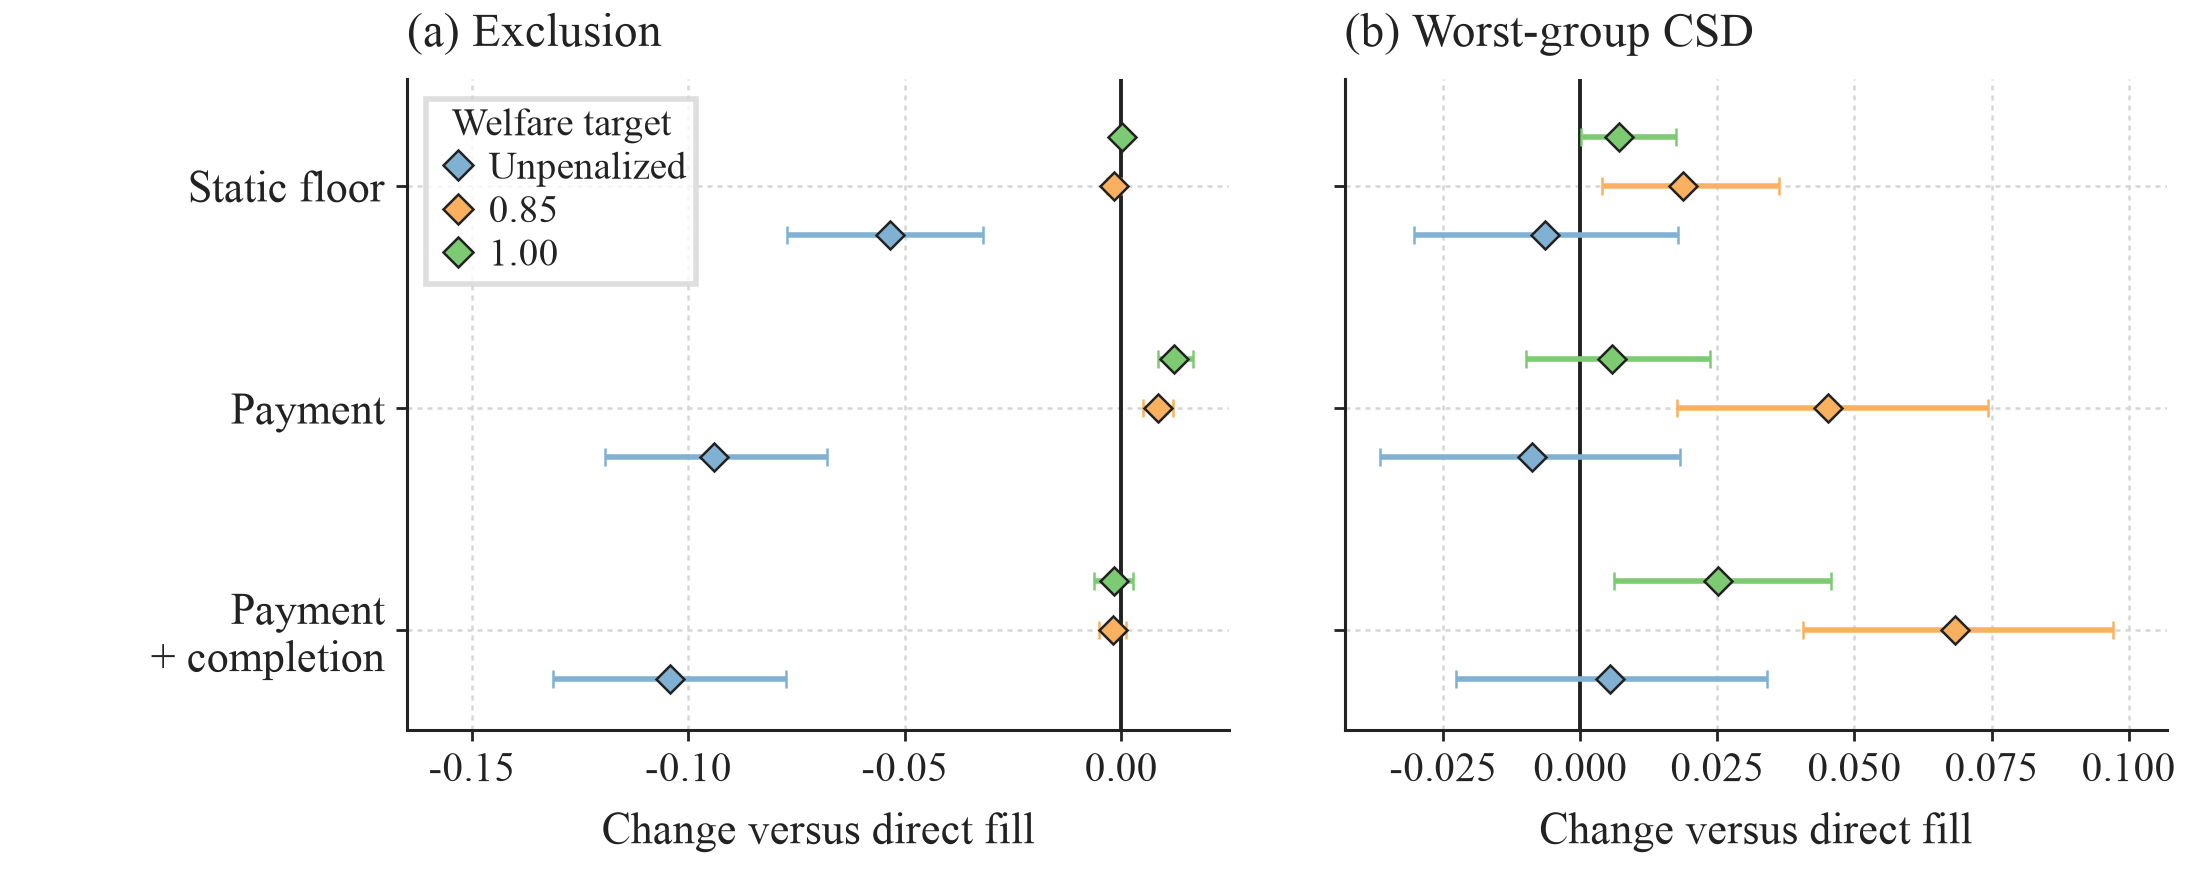

Python code for this plot:
"""FigMirror style transfer from TabM (ICLR 2025); original TempoPB data.
Self-contained: edit the DATA SECTOR, then run this file. No repository imports.
"""
from __future__ import annotations
import json
from pathlib import Path
import matplotlib
matplotlib.use("Agg")
import matplotlib.pyplot as plt
from matplotlib.colors import LinearSegmentedColormap, TwoSlopeNorm
from matplotlib.lines import Line2D
from matplotlib.patches import FancyBboxPatch, FancyArrowPatch, Rectangle
from matplotlib.text import Text
import numpy as np

# === DATA SECTOR (edit here) ===
FIGURE = "coverage"
DATA = json.loads("{\"rows\":[{\"floor\":\"0.0\",\"kernel\":\"direct\",\"worst_csd\":\"0.12284201495051265\",\"mean_csd\":\"0.0024390046663263563\",\"welfare\":\"586114.0\",\"exclusion\":\"0.1470062083207223\",\"spent\":\"182489181.0\",\"budget_utilization\":\"0.997099328924935\",\"welfare_ratio_vs_direct\":\"1.0\",\"diff_vs_direct\":\"0.0\",\"ci_lo\":\"0.0\",\"ci_hi\":\"0.0\",\"p_two_sided\":\"1.0\",\"wins_vs_direct\":\"0\",\"n\":\"18\",\"exclusion_diff_vs_direct\":\"0.0\",\"exclusion_ci_lo\":\"0.0\",\"exclusion_ci_hi\":\"0.0\",\"exclusion_p_two_sided\":\"1.0\",\"exclusion_wins_vs_direct\":\"0\"},{\"floor\":\"0.0\",\"kernel\":\"static-floor\",\"worst_csd\":\"0.11645627739212576\",\"mean_csd\":\"0.010666653570433223\",\"welfare\":\"719168.0\",\"exclusion\":\"0.093514885304777\",\"spent\":\"181880677.0\",\"budget_utilization\":\"0.9937745349468847\",\"welfare_ratio_vs_direct\":\"1.2270104450670005\",\"diff_vs_direct\":\"-0.006385737558386892\",\"ci_lo\":\"-0.03035136099009801\",\"ci_hi\":\"0.017787173995645524\",\"p_two_sided\":\"0.6122894287109375\",\"wins_vs_direct\":\"9\",\"n\":\"18\",\"exclusion_diff_vs_direct\":\"-0.05349132301594531\",\"exclusion_ci_lo\":\"-0.07732043316427882\",\"exclusion_ci_hi\":\"-0.03191044270200268\",\"exclusion_p_two_sided\":\"4.57763671875e-05\",\"exclusion_wins_vs_direct\":\"16\"},{\"floor\":\"0.0\",\"kernel\":\"payment+completion\",\"worst_csd\":\"0.1282197018070305\",\"mean_csd\":\"0.02128781074959427\",\"welfare\":\"1168671.0\",\"exclusion\":\"0.04271770601627977\",\"spent\":\"180650923.0\",\"budget_utilization\":\"0.987055304352372\",\"welfare_ratio_vs_direct\":\"1.9939312147466193\",\"diff_vs_direct\":\"0.00537768685651784\",\"ci_lo\":\"-0.02269681625606068\",\"ci_hi\":\"0.03409134091009465\",\"p_two_sided\":\"0.7207870483398438\",\"wins_vs_direct\":\"9\",\"n\":\"18\",\"exclusion_diff_vs_direct\":\"-0.10428850230444256\",\"exclusion_ci_lo\":\"-0.1313266259443973\",\"exclusion_ci_hi\":\"-0.07734990642939375\",\"exclusion_p_two_sided\":\"1.52587890625e-05\",\"exclusion_wins_vs_direct\":\"17\"},{\"floor\":\"0.0\",\"kernel\":\"payment-only\",\"worst_csd\":\"0.11402625759138887\",\"mean_csd\":\"0.014675463069687374\",\"welfare\":\"1021566.0\",\"exclusion\":\"0.05302672416921917\",\"spent\":\"152976410.0\",\"budget_utilization\":\"0.8358450343001195\",\"welfare_ratio_vs_direct\":\"1.742947617698946\",\"diff_vs_direct\":\"-0.008815757359123783\",\"ci_lo\":\"-0.03652738946347208\",\"ci_hi\":\"0.018219390500565723\",\"p_two_sided\":\"0.5453414916992188\",\"wins_vs_direct\":\"11\",\"n\":\"18\",\"exclusion_diff_vs_direct\":\"-0.09397948415150313\",\"exclusion_ci_lo\":\"-0.11934902912169573\",\"exclusion_ci_hi\":\"-0.06800426576810324\",\"exclusion_p_two_sided\":\"2.288818359375e-05\",\"exclusion_wins_vs_direct\":\"17\"},{\"floor\":\"0.85\",\"kernel\":\"direct\",\"worst_csd\":\"0.11525794725360286\",\"mean_csd\":\"0.010097473016641425\",\"welfare\":\"1198311.0\",\"exclusion\":\"0.044989635662301776\",\"spent\":\"179819440.0\",\"budget_utilization\":\"0.9825121794571351\",\"welfare_ratio_vs_direct\":\"1.0\",\"diff_vs_direct\":\"0.0\",\"ci_lo\":\"0.0\",\"ci_hi\":\"0.0\",\"p_two_sided\":\"1.0\",\"wins_vs_direct\":\"0\",\"n\":\"18\",\"exclusion_diff_vs_direct\":\"0.0\",\"exclusion_ci_lo\":\"0.0\",\"exclusion_ci_hi\":\"0.0\",\"exclusion_p_two_sided\":\"1.0\",\"exclusion_wins_vs_direct\":\"0\"},{\"floor\":\"0.85\",\"kernel\":\"static-floor\",\"worst_csd\":\"0.13395761107068216\",\"mean_csd\":\"0.01935479947232579\",\"welfare\":\"1218887.0\",\"exclusion\":\"0.04338334628658546\",\"spent\":\"179655832.0\",\"budget_utilization\":\"0.9816182446709039\",\"welfare_ratio_vs_direct\":\"1.0171708346163892\",\"diff_vs_direct\":\"0.018699663817079312\",\"ci_lo\":\"0.003929596499955022\",\"ci_hi\":\"0.036219191604341366\",\"p_two_sided\":\"0.02972412109375\",\"wins_vs_direct\":\"4\",\"n\":\"18\",\"exclusion_diff_vs_direct\":\"-0.001606289375716318\",\"exclusion_ci_lo\":\"-0.0032096076597615017\",\"exclusion_ci_hi\":\"-0.00014340586256445426\",\"exclusion_p_two_sided\":\"0.064697265625\",\"exclusion_wins_vs_direct\":\"9\"},{\"floor\":\"0.85\",\"kernel\":\"payment+completion\",\"worst_csd\":\"0.18355506239208846\",\"mean_csd\":\"0.03538932523785418\",\"welfare\":\"1273668.0\",\"exclusion\":\"0.04303838989463842\",\"spent\":\"180123237.0\",\"budget_utilization\":\"0.984172090379906\",\"welfare_ratio_vs_direct\":\"1.0628860120619772\",\"diff_vs_direct\":\"0.06829711513848563\",\"ci_lo\":\"0.04058192319392198\",\"ci_hi\":\"0.09712910309356602\",\"p_two_sided\":\"0.00020599365234375\",\"wins_vs_direct\":\"2\",\"n\":\"18\",\"exclusion_diff_vs_direct\":\"-0.0019512457676633546\",\"exclusion_ci_lo\":\"-0.005034808828854539\",\"exclusion_ci_hi\":\"0.0010681618013033442\",\"exclusion_p_two_sided\":\"0.240386962890625\",\"exclusion_wins_vs_direct\":\"12\"},{\"floor\":\"0.85\",\"kernel\":\"payment-only\",\"worst_csd\":\"0.16048544204708992\",\"mean_csd\":\"0.027550904849958948\",\"welfare\":\"1132666.0\",\"exclusion\":\"0.05342146627346392\",\"spent\":\"132234278.0\",\"budget_utilization\":\"0.7225124751624223\",\"welfare_ratio_vs_direct\":\"0.9452187286939701\",\"diff_vs_direct\":\"0.045227494793487054\",\"ci_lo\":\"0.017541110451134236\",\"ci_hi\":\"0.0743515005044121\",\"p_two_sided\":\"0.0068359375\",\"wins_vs_direct\":\"5\",\"n\":\"18\",\"exclusion_diff_vs_direct\":\"0.008431830611162145\",\"exclusion_ci_lo\":\"0.005008581763071386\",\"exclusion_ci_hi\":\"0.012012820633105669\",\"exclusion_p_two_sided\":\"0.00029754638671875\",\"exclusion_wins_vs_direct\":\"3\"},{\"floor\":\"1.0\",\"kernel\":\"direct\",\"worst_csd\":\"0.17280131051580602\",\"mean_csd\":\"0.031998238333563134\",\"welfare\":\"1303057.0\",\"exclusion\":\"0.04472175782546373\",\"spent\":\"178800252.0\",\"budget_utilization\":\"0.9769434566140623\",\"welfare_ratio_vs_direct\":\"1.0\",\"diff_vs_direct\":\"0.0\",\"ci_lo\":\"0.0\",\"ci_hi\":\"0.0\",\"p_two_sided\":\"1.0\",\"wins_vs_direct\":\"0\",\"n\":\"18\",\"exclusion_diff_vs_direct\":\"0.0\",\"exclusion_ci_lo\":\"0.0\",\"exclusion_ci_hi\":\"0.0\",\"exclusion_p_two_sided\":\"1.0\",\"exclusion_wins_vs_direct\":\"0\"},{\"floor\":\"1.0\",\"kernel\":\"static-floor\",\"worst_csd\":\"0.17987228004995118\",\"mean_csd\":\"0.0339500283462427\",\"welfare\":\"1302820.0\",\"exclusion\":\"0.04485632922360676\",\"spent\":\"178561602.0\",\"budget_utilization\":\"0.9756395012039718\",\"welfare_ratio_vs_direct\":\"0.9998181200054947\",\"diff_vs_direct\":\"0.007070969534145167\",\"ci_lo\":\"0.00013470514313479868\",\"ci_hi\":\"0.01742560118525445\",\"p_two_sided\":\"0.109375\",\"wins_vs_direct\":\"3\",\"n\":\"18\",\"exclusion_diff_vs_direct\":\"0.00013457139814302684\",\"exclusion_ci_lo\":\"-0.0002527879910575172\",\"exclusion_ci_hi\":\"0.0005689850358406147\",\"exclusion_p_two_sided\":\"0.578125\",\"exclusion_wins_vs_direct\":\"3\"},{\"floor\":\"1.0\",\"kernel\":\"payment+completion\",\"worst_csd\":\"0.19788295265808992\",\"mean_csd\":\"0.041227594458618004\",\"welfare\":\"1289024.0\",\"exclusion\":\"0.04305305070178723\",\"spent\":\"180111126.0\",\"budget_utilization\":\"0.9841059173064863\",\"welfare_ratio_vs_direct\":\"0.9892307090173339\",\"diff_vs_direct\":\"0.02508164214228389\",\"ci_lo\":\"0.006110634694265958\",\"ci_hi\":\"0.04565947661329655\",\"p_two_sided\":\"0.0218505859375\",\"wins_vs_direct\":\"4\",\"n\":\"18\",\"exclusion_diff_vs_direct\":\"-0.0016687071236765045\",\"exclusion_ci_lo\":\"-0.006362839452739079\",\"exclusion_ci_hi\":\"0.0026550204035142816\",\"exclusion_p_two_sided\":\"0.5133209228515625\",\"exclusion_wins_vs_direct\":\"10\"},{\"floor\":\"1.0\",\"kernel\":\"payment-only\",\"worst_csd\":\"0.17856230764452016\",\"mean_csd\":\"0.03558838433508174\",\"welfare\":\"1130853.0\",\"exclusion\":\"0.05698684268101634\",\"spent\":\"123689137.0\",\"budget_utilization\":\"0.6758228341109402\",\"welfare_ratio_vs_direct\":\"0.8678461494777281\",\"diff_vs_direct\":\"0.005760997128714162\",\"ci_lo\":\"-0.009964922472066042\",\"ci_hi\":\"0.02367879021839295\",\"p_two_sided\":\"0.5448074340820312\",\"wins_vs_direct\":\"7\",\"n\":\"18\",\"exclusion_diff_vs_direct\":\"0.01226508485555261\",\"exclusion_ci_lo\":\"0.008554367101605988\",\"exclusion_ci_hi\":\"0.0165218860162078\",\"exclusion_p_two_sided\":\"2.288818359375e-05\",\"exclusion_wins_vs_direct\":\"1\"}],\"sha256\":\"cb5b67916099f9747189c199cc2587b5d042192e4652a1bfe7e351d3d83b9ec1\"}")
# === END DATA SECTOR ===

# Palette inspired by TabM Figures 1, 3 and 4; restrained line weights.
BLUE, ORANGE, GREEN = "#80b1d3", "#f9b160", "#7cca72"
PALE_BLUE, PALE_GREEN = "#cfe4f7", "#c4ecc1"
INK, GRID = "#222222", "#d6d6d6"  # Near-black axes and light dashed guides.
TIE = "#f4f1de"  # Exact-zero effects retain a separate color.
NEG, POS = "#3b6fb6", "#c45a3d"  # Negative and positive effect colors.
plt.rcParams.update({
    "pdf.fonttype": 42, "ps.fonttype": 42,
    "font.family": "serif", "font.serif": ["Times New Roman", "DejaVu Serif"],
    "mathtext.fontset": "stix", "font.size": 8,
    "axes.labelsize": 8, "axes.titlesize": 8.5,
    "xtick.labelsize": 7.4, "ytick.labelsize": 8,
    "legend.fontsize": 7.3, "legend.frameon": False,
    "axes.edgecolor": INK, "axes.linewidth": 0.55,
    "text.color": INK, "axes.labelcolor": INK,
    "xtick.color": INK, "ytick.color": INK,
    "axes.unicode_minus": False, "figure.dpi": 180,
    "savefig.dpi": 400, "savefig.bbox": None,
})
TARGETS = ("0.0", "0.85", "1.0")
KERNELS = ("static-floor", "payment-only", "payment+completion")
CITIES = ("Poland/Katowice", "Poland/Krakow")
SEEDS = (1, 2, 42)

def style_axis(ax) -> None:
    ax.spines[["top", "right"]].set_visible(False)
    for s in ("left", "bottom"):
        ax.spines[s].set_linewidth(0.55)
        ax.spines[s].set_color(INK)
    ax.tick_params(length=2.0, width=0.5, direction="out", pad=2)
    ax.grid(True, axis="both", color=GRID, linestyle=(0, (2, 2)), linewidth=0.45)
    ax.set_axisbelow(True)

def text_floor(fig) -> dict:
    """Check actual rendered text bounds, including legends and figure-level labels."""
    fig.canvas.draw()
    renderer = fig.canvas.get_renderer()
    texts = list(fig.texts)
    for ax in fig.axes:
        if ax.axison:
            texts.extend(ax.get_xticklabels() + ax.get_yticklabels())
            texts.extend([ax.title, ax._left_title, ax._right_title,
                          ax.xaxis.label, ax.yaxis.label])
        texts.extend(ax.texts)
        if ax.get_legend():
            texts.extend(ax.get_legend().get_texts())
            texts.append(ax.get_legend().get_title())
    for leg in fig.legends:
        texts.extend(leg.get_texts()); texts.append(leg.get_title())
    seen = set(); boxes = []
    for t in texts:
        if id(t) in seen or not t.get_visible() or not t.get_text().strip():
            continue
        seen.add(id(t))
        b = Text.get_window_extent(t, renderer)
        boxes.append((t.get_text(), b))
    clipping = [s for s,b in boxes if b.x0 < 0 or b.y0 < 0 or
                b.x1 > fig.bbox.width or b.y1 > fig.bbox.height]
    overlap = []
    for i,(sa,a) in enumerate(boxes):
        for sb,b in boxes[i+1:]:
            if a.overlaps(b):
                overlap.append([sa,sb])
    result = {"scope":"rendered text bounds and pairwise text overlap only",
              "text_count":len(boxes), "clipped":clipping, "overlaps":overlap,
              "passed":not clipping and not overlap}
    if not result["passed"]:
        raise AssertionError(json.dumps(result, ensure_ascii=False))
    return result

def schematic():
    plt.rcParams.update({"font.family":"sans-serif",
                         "font.sans-serif":["Arial", "DejaVu Sans"]})
    fig = plt.figure(figsize=(5.5, 2.24))
    ax = fig.add_axes([0.012,0.025,0.976,0.955]); ax.set(xlim=(0,1),ylim=(0,1))
    ax.axis("off")
    centers = (0.217,0.58,0.862)
    for x,label in zip(centers, ("Learned object","Allocation rule","Observed changes")):
        ax.text(x,.962,label,ha="center",va="center",fontsize=8.1)
    rows = (.77,.57,.37)
    fills = (PALE_BLUE, PALE_GREEN, "#f5f5f5")  # Distinct mechanism lanes and a neutral baseline.
    blocks = ((.018,.398),(.47,.22),(.744,.238))
    for y,fill in zip(rows,fills):
        for col,(x,w) in enumerate(blocks):
            ax.add_patch(FancyBboxPatch((x,y-.082),w,.164,
                boxstyle="round,pad=0.004,rounding_size=0.018",
                fc=fill if col<2 else "white",ec=INK,lw=.55))
        for x0,x1 in ((.422,.463),(.696,.737)):
            ax.add_patch(FancyArrowPatch((x0,y),(x1,y),arrowstyle="-|>",
                         mutation_scale=6,lw=.55,color=INK))
    ax.text(centers[0],.827,"Endowment map",ha="center",va="center",fontsize=7.7)
    ax.text(centers[0],.742,DATA["endowment_equation"],ha="center",va="center",fontsize=8.6)
    ax.text(centers[0],.595,"Project priority",ha="center",va="center",fontsize=7.7)
    ax.text(centers[0],.54,"Learned purchase order",ha="center",va="center",fontsize=7.2)
    ax.text(centers[0],.416,"Direct score",ha="center",va="center",fontsize=7.7)
    ax.text(centers[0],.355,DATA["direct_equation"],ha="center",va="center",fontsize=8.6)
    for y,label in zip(rows,DATA["rules"]):
        ax.text(centers[1],y,label,ha="center",va="center",fontsize=7.4,linespacing=1.2)
    for y,count in zip(rows[:2], DATA["counts"]):
        ax.text(centers[2],y+.033,count+" series",ha="center",va="center",fontsize=8.8)
        ax.text(centers[2],y-.034,"Projected support",ha="center",va="center",fontsize=6.9)
    ax.text(centers[2],rows[2]+.053,"Not guaranteed",ha="center",va="center",fontsize=7.2)
    ax.text(centers[2],rows[2]-.031,"Not tested on\nprojected support",ha="center",
            va="center",fontsize=6.9,linespacing=1.05)
    ax.text(.018,.238,"Contains",ha="left",va="center",fontsize=7.1)
    ax.text(.165,.238,DATA["containment"][0],ha="left",va="center",fontsize=8.0)
    ax.text(.165,.175,DATA["containment"][1],ha="left",va="center",fontsize=8.0)
    ax.plot([.018,.982],[.126,.126],color="#777777",lw=.45)
    ax.text(.5,.087,"Replay: fixed weights and features; histories and later scores may differ.",
            ha="center",va="center",fontsize=7.0)
    ax.text(.5,.033,"Fitted-class differences do not identify the causal effect of payment.",
            ha="center",va="center",fontsize=7.0)
    return fig, {"lanes":DATA["counts"],"equations":[DATA["endowment_equation"],
                         DATA["direct_equation"]]+DATA["containment"]}

def coverage():
    table={(str(float(r["floor"])),r["kernel"]):r for r in DATA["rows"]}
    assert len(table)==12
    fig,axes=plt.subplots(1,2,figsize=(5.5,2.20),sharey=True)
    fig.subplots_adjust(left=.185,right=.985,bottom=.17,top=.91,wspace=.14)
    specs=(("exclusion_diff_vs_direct","exclusion_ci_lo","exclusion_ci_hi",
            "(a) Exclusion",[-.15,-.1,-.05,0],(-.165,.025)),
           ("diff_vs_direct","ci_lo","ci_hi",
            "(b) Worst-group CSD",[-.025,0,.025,.05,.075,.1],(-.043,.107)))
    plotted=[]
    for ax,(field,lo,hi,title,ticks,limits) in zip(axes,specs):
        style_axis(ax)
        for i,(target,color) in enumerate(zip(TARGETS,(BLUE,ORANGE,GREEN))):
            ys=np.arange(3)[::-1]+(-.22,0,.22)[i]
            vals=np.array([float(table[(target,k)][field]) for k in KERNELS])
            lows=np.array([float(table[(target,k)][lo]) for k in KERNELS])
            highs=np.array([float(table[(target,k)][hi]) for k in KERNELS])
            assert np.all(lows<=vals) and np.all(vals<=highs)
            ax.errorbar(vals,ys,xerr=[vals-lows,highs-vals],fmt="D",ms=3.6,
                        mfc=color,mec=INK,mew=.45,ecolor=color,elinewidth=1.0,
                        capsize=1.7,capthick=.6,zorder=4)
            plotted.extend([[field,target,k,float(v),float(l),float(h)]
                             for k,v,l,h in zip(KERNELS,vals,lows,highs)])
        ax.axvline(0,color=INK,lw=.7,zorder=2)
        ax.set(yticks=[2,1,0],yticklabels=["Static floor","Payment","Payment\n+ completion"],
               ylim=(-.45,2.48),xlim=limits,xticks=ticks,xlabel="Change versus direct fill")
        ax.set_title(title,loc="left",pad=6)
    handles=[Line2D([],[],marker="D",ls="",mfc=c,mec=INK,mew=.45,ms=3.8,label=l)
             for c,l in zip((BLUE,ORANGE,GREEN),("Unpenalized","0.85","1.00"))]
    axes[0].legend(handles=handles,ncol=1,loc="upper left",
                   title="Welfare target",title_fontsize=7.0,fontsize=7.0,
                   frameon=True,fancybox=False,edgecolor=GRID,facecolor="white",
                   handletextpad=.25,handlelength=1.1,borderpad=.25,labelspacing=.2)
    return fig, {"contrasts":plotted}

def external():
    effects=DATA["effects"]; intervals=DATA["intervals"]
    assert DATA["decision"]=="falsified" and len(effects)==96 and len(intervals)==6
    assert len({(int(r["seed"]),r["series"]) for r in effects})==96
    primary=[r for r in effects if int(r["seed"])==42]
    assert len(primary)==32
    ordered=sorted(primary,key=lambda r:(float(r["delta_csd"]),r["series"]))
    order=[r["series"] for r in ordered]
    lookup={(r["series"],int(r["seed"])):float(r["delta_csd"]) for r in effects}
    matrix=np.array([[lookup[(s,seed)] for seed in SEEDS] for s in order])
    limit=float(np.max(np.abs(matrix)))
    assert limit==0.19971371186431283
    fig=plt.figure(figsize=(5.5,2.95))
    ax=fig.add_axes([.128,.24,.235,.65])
    heat=fig.add_axes([.444,.24,.108,.65])
    cbax=fig.add_axes([.563,.24,.018,.65])
    trade=fig.add_axes([.716,.24,.267,.65])
    style_axis(ax); style_axis(trade)
    colors={CITIES[0]:BLUE,CITIES[1]:ORANGE}
    shapes={CITIES[0]:"o",CITIES[1]:"s"}
    intervals_plotted=[]
    for ci,city in enumerate(CITIES):
        for seed,offset in zip(SEEDS,(-.16,0,.16)):
            r=next(r for r in intervals if r["city"]==city and int(r["seed"])==seed)
            v,lo,hi=[float(r[k]) for k in ("difference","ci_low","ci_high")]
            face={1:"white",2:TIE,42:colors[city]}[seed]
            ax.errorbar(v,1-ci+offset,xerr=[[v-lo],[hi-v]],fmt=shapes[city],
                        ms=4,mfc=face,mec=INK,mew=.5,ecolor=colors[city],
                        elinewidth=1.05,capsize=1.7,capthick=.55,zorder=4)
            intervals_plotted.append([city,seed,v,lo,hi])
    ax.axvline(0,color=INK,lw=.7)
    ax.axvline(-.005,color="#777777",lw=.7,ls=(0,(3,2)))
    ax.set(xlim=(-.045,.021),ylim=(-.38,1.4),yticks=[1,0],
           yticklabels=["Katowice","Krakow"],xticks=[-.04,-.02,0,.02])
    ax.set_xlabel(r"$\Delta$ CSD",labelpad=3)
    ax.set_title("(a) City intervals",loc="left",pad=7,fontsize=8.2)
    cmap=LinearSegmentedColormap.from_list("csd",(NEG,"white",POS))
    cmap=cmap.with_extremes(bad=TIE)
    im=heat.imshow(np.ma.masked_where(matrix==0,matrix),aspect="auto",
                    interpolation="nearest",cmap=cmap,
                    norm=TwoSlopeNorm(vmin=-limit,vcenter=0,vmax=limit))
    heat.set(xticks=[0,1,2],xticklabels=["1","2","42"],yticks=[],xlabel="Seed")
    heat.set_title("(b) Series effects",loc="left",pad=7,fontsize=8.2)
    heat.tick_params(length=0,pad=3)
    for s in heat.spines.values(): s.set_visible(False)
    for j,r in enumerate(ordered):
        heat.add_patch(Rectangle((-.78,j-.5),.16,1,fc=colors[r["city"]],
                                 ec="none",clip_on=False))
        for k,value in enumerate(matrix[j]):
            if value:
                heat.text(k,j,"+" if value>0 else "-",
                          ha="center",va="center",fontsize=5.5,
                          color="white" if abs(value)>.13 else INK)
    cb=fig.colorbar(im,cax=cbax,ticks=[-.1,0,.1])
    cb.ax.tick_params(labelsize=6.6,length=1.5,width=.4,pad=2)
    cb.outline.set_linewidth(.4)
    # Place the colorbar label below the scale to avoid adjacent labels.
    cb.ax.set_xlabel(r"$\Delta$ CSD",fontsize=6.8,labelpad=5)
    for city in CITIES:
        rows=[r for r in primary if r["city"]==city]
        trade.scatter([float(r["delta_csd"]) for r in rows],
                      [float(r["delta_exclusion"]) for r in rows],
                      s=16,c=colors[city],marker=shapes[city],edgecolors=INK,
                      linewidths=.5,label=city.rsplit("/",1)[-1],zorder=4)
    trade.axvline(0,color=INK,lw=.7);trade.axhline(0,color=INK,lw=.7)
    trade.set(xlim=(-.183,.115),ylim=(-.02,.09),xticks=[-.1,0,.1],
              yticks=[-.02,0,.02,.04,.06,.08],
              xlabel=r"$\Delta$ CSD",ylabel=r"$\Delta$ exclusion")
    trade.set_title("(c) Seed-42 tradeoff",loc="left",pad=7,fontsize=8.2)
    trade.yaxis.labelpad=2
    for name,offset in {"Czyżyny":(3,-10),"Podlesie":(4,-10),"Bronowice":(-5,6)}.items():
        r=next(r for r in primary if r["series"].endswith("/"+name))
        trade.annotate(name,(float(r["delta_csd"]),float(r["delta_exclusion"])),
                       xytext=offset,textcoords="offset points",
                       ha="left" if offset[0]>0 else "right",
                       va="top" if offset[1]<0 else "bottom",fontsize=6.7,
                       arrowprops={"arrowstyle":"-","lw":.45,"color":INK})
    seed_handles=[Line2D([],[],marker="o",ls="",mfc=f,mec=INK,ms=3.5,label=str(s))
                  for s,f in [(1,"white"),(2,TIE),(42,INK)]]
    fig.legend(handles=seed_handles,title="Seed",title_fontsize=7.3,ncol=3,
               loc="lower left",bbox_to_anchor=(.07,.015),handletextpad=.2,
               columnspacing=.65,borderpad=.15,labelspacing=.2)
    city_handles=[Line2D([],[],marker=shapes[c],ls="",mfc=colors[c],mec=INK,
                        ms=3.6,label=c.rsplit("/",1)[-1]) for c in CITIES]
    fig.legend(handles=city_handles,ncol=2,loc="lower right",bbox_to_anchor=(.99,.048),
               handletextpad=.2,columnspacing=.7,borderpad=.1)
    fig.text(.43,.12,"Beige cells: exact ties",fontsize=6.7,ha="left")
    fig.text(.5,.003,"Differences: learned endowment minus MES",ha="center",fontsize=7)
    return fig, {"intervals":intervals_plotted,"order":order,"matrix":matrix.tolist(),
                 "points":[[r["series"],r["city"],float(r["delta_csd"]),
                             float(r["delta_exclusion"])] for r in primary],
                 "zero_primary":sum(float(r["delta_csd"])==0 for r in primary),
                 "heatmap_limit":limit,"threshold":-.005}

def main() -> None:
    fig,plotted={"schematic":schematic,"coverage":coverage,"external":external}[FIGURE]()
    report=text_floor(fig)
    folder=Path(__file__).resolve().parent
    suffix=Path(__file__).stem.removeprefix("figure_")
    stem="figure" if suffix=="figure" else "img_"+suffix
    fig.savefig(folder/(stem+".png"),dpi=400)
    fig.savefig(folder/(stem+".pdf"),metadata={"CreationDate":None,"ModDate":None})
    report_path=folder/("floor_selfcheck_final.txt" if stem=="figure" else
                        "floor_selfcheck_"+suffix+".txt")
    report_path.write_text(json.dumps(report,indent=2)+"\n")
    (folder/"plotted_data.json").write_text(json.dumps(plotted,ensure_ascii=False,indent=2)+"\n")
    plt.close(fig)
    print(FIGURE+": floor passed; "+stem+".png/.pdf")
if __name__=="__main__":
    main()
